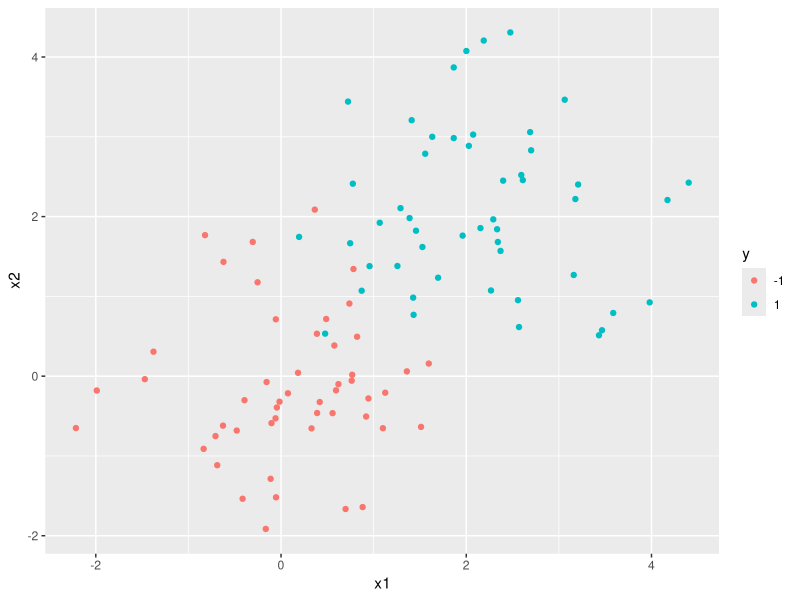
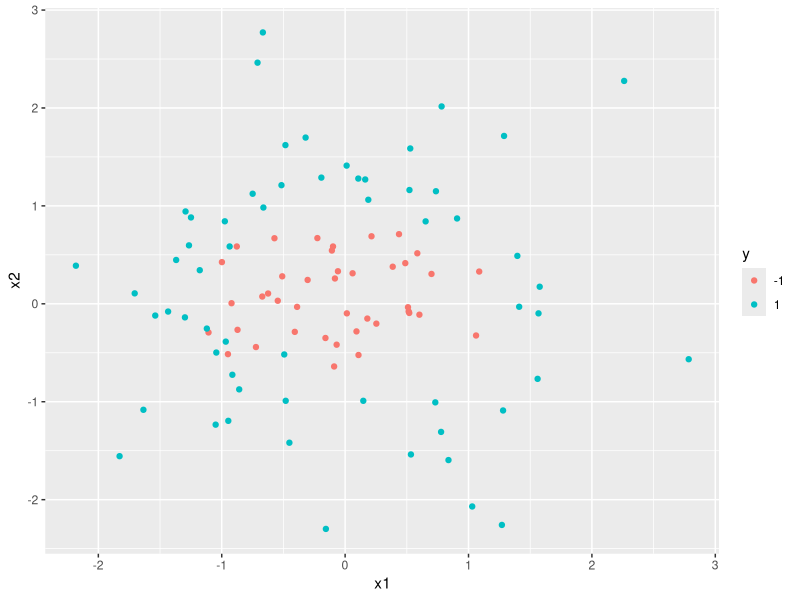
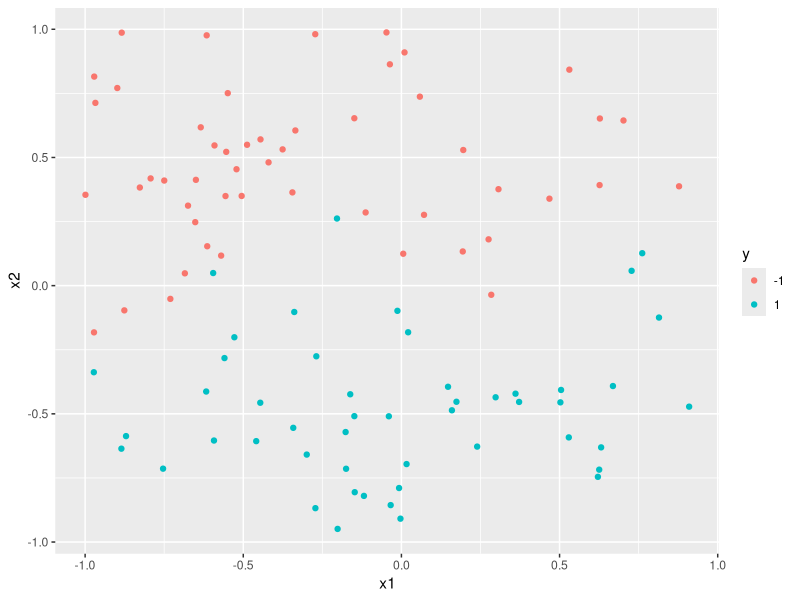
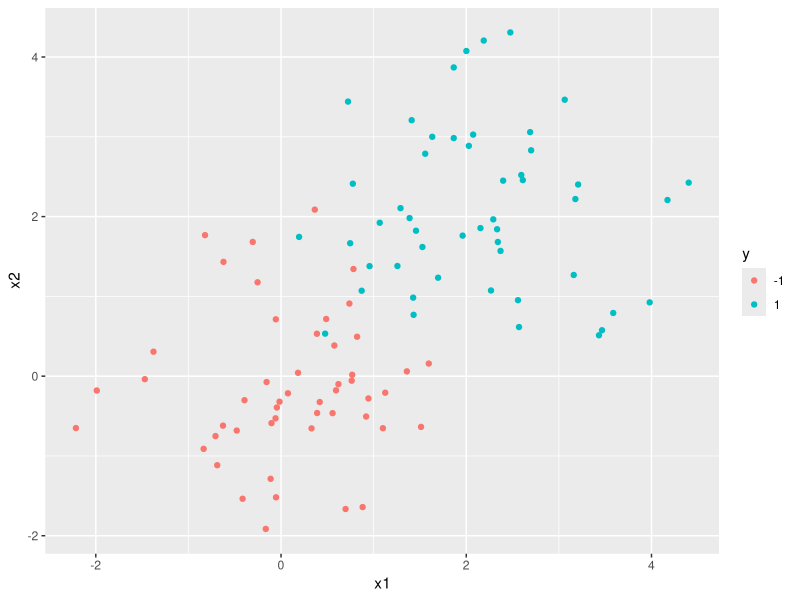
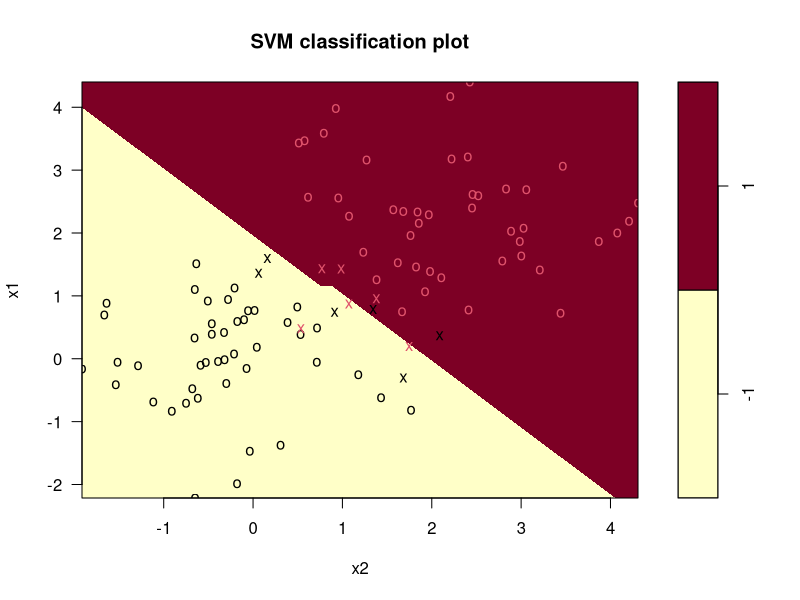
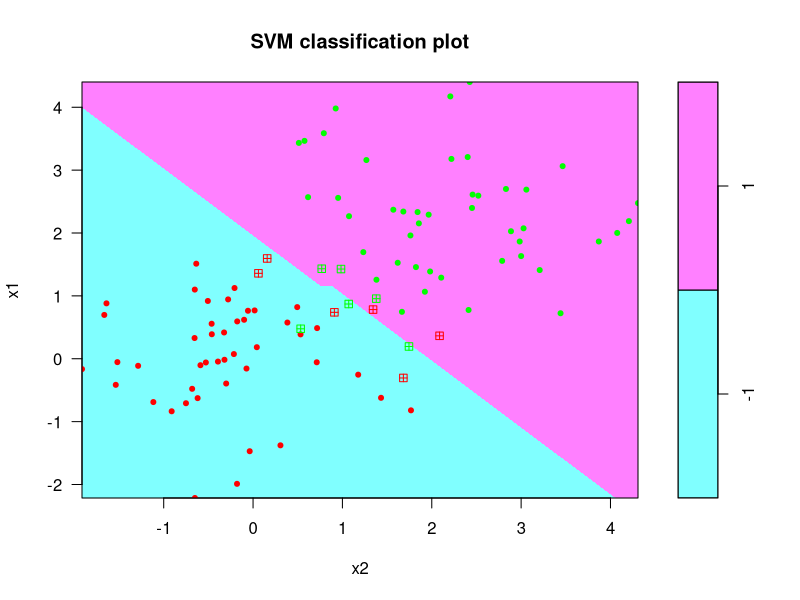
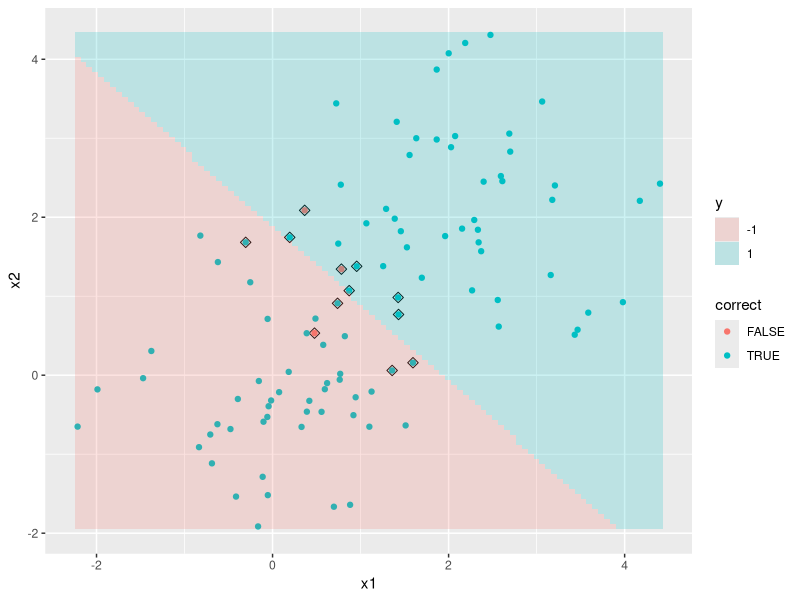
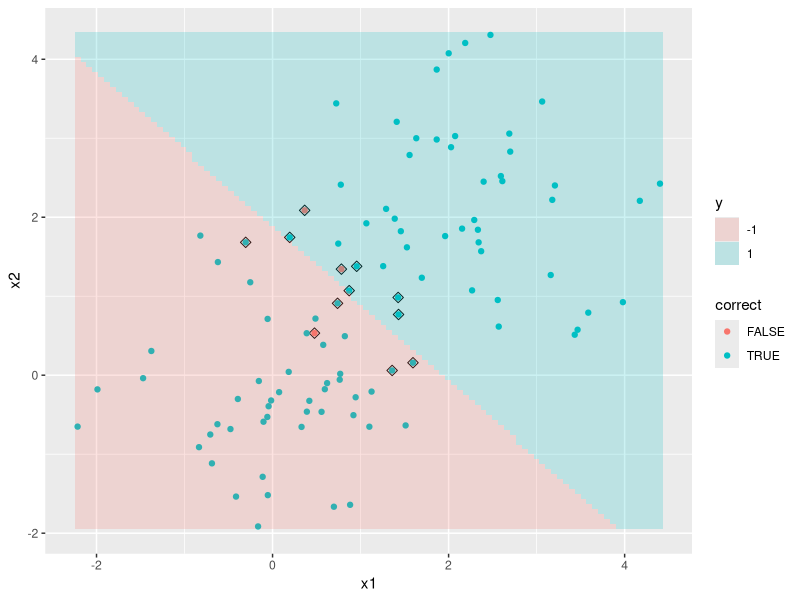

The R script that drew these images, in order:
## ---- chunk 1
library(ggplot2)
library(caret)
library(e1071)
library(kernlab)
library(mlbench)
## ---- chunk 2
## create some sample datasets
## function to generate random data
makeData1 = function(n = 100, split = 2, seed = 1){
 set.seed(seed)
 df = data.frame(x1 = rnorm(n), x2 = rnorm(n))
 df$y = as.factor(rep(c(-1,1),c(n/2,n/2))) # assigns classes
 df$x1[df$y==1] = df$x1[df$y==1] + split
 df$x2[df$y==1] = df$x2[df$y==1] + split
 df
}
makeData2 = function(n = 100, seed = 11){
 set.seed(seed)
 df = data.frame(x1 = rnorm(n), x2 = rnorm(n))
 df$y = as.factor(2*(sqrt(df$x1^2+df$x2^2) > 1) - 1) # assigns classes
 df$x1 = df$x1-rnorm(n,0,0.2)
 df
}
makeData3 = function(n = 100, seed = 11){
 set.seed(seed)
 df = data.frame(x1 = runif(n,-1,1), x2 = runif(n,-1,1))
 #df = data.frame(x1 = rnorm(n), x2 = rnorm(n))
 df$y = as.factor(2*(sin(5*df$x1)+3*sin(df$x2) < 0)-1) # assigns classes
 df
}
## ---- chunk 3
data1 = makeData1(n = 100, split = 2)
ggplot(data = data1, aes(x = x1, y = x2, color = y)) + geom_point()
data2 = makeData2(n = 100)
ggplot(data = data2, aes(x = x1, y = x2, color = y)) + geom_point()
data3 = makeData3(n = 100)
ggplot(data = data3, aes(x = x1, y = x2, color = y)) + geom_point()

## ---- chunk 4
plotSVM = function(svmfit, data, n=100){
 df = data.frame(x1 = data[,1], x2 = data[,2],
 y = data[,3], yp = fitted(svmfit) # predict(svmfit, data)
 )
 df$correct = df$y==df$yp
 is_kernlab = class(svmfit)[1] == "ksvm"
 if(is_kernlab){
 svRows = unlist(alphaindex(svmfit))
 sv = data.frame(x1 = df[svRows,1], x2 = df[svRows,2])
 } else {
 svRows = c(as.integer(rownames(svmfit$SV)))
 sv = data.frame(x1 = df[svRows,1], x2 = df[svRows,2])
 }
 # makes a grid for shading feature space split by hyperplane
 x1 = seq(from=min(df$x1), to=max(df$x1), length = n)
 x2 = seq(from=min(df$x2), to=max(df$x2), length = n)
 xgrid = expand.grid(x1=x1,x2=x2)
 grid = data.frame(x1=xgrid$x1,x2=xgrid$x2, y=predict(svmfit, xgrid))
 # plots the data points, the support vectors, and shades the classification zones
 ggplot(NULL) + geom_point(data = sv, aes(x = x1, y = x2), shape = 23, size = 2.5) +
 geom_point(data = df, aes(x = x1, y = x2, color = correct), size = 1.5) +
 geom_tile(data = grid, aes(x = x1, y = x2, fill = y), alpha = 0.2)
}
## ---- chunk 5
# Create and Plot the dataset to have an initial look:
data1 = makeData1(split = 2)
ggplot(data = data1, aes(x = x1, y = x2, color = y)) + geom_point()
# Train a linear SVM classier, visualise the resulting classification:
svm.model = svm(y ~ ., data = data1, kernel = "linear", cost = 10, scale = F)
plot(svm.model, data1)
# evaluate the model's prediction power
pred = predict(svm.model, data1)
confusionMatrix(pred, data1$y, mode = "everything")

## ---- chunk 6
plot(svm.model,data1, fill = T, svSymbol = 12, dataSymbol = 20,
symbolPalette = rainbow(3), color.palette = cm.colors)
## ---- chunk 7
plotSVM(svm.model,data1)

## ---- chunk 8
data1 = makeData1(n=100, split = 2)
svm.model = svm(y ~ ., data = data1,
 kernel = "linear", cost = 10, scale = F)
plotSVM(svm.model, data1)
pred = predict(svm.model, data1)
confusionMatrix(pred, data1$y, mode = "everything")
## ---- chunk 9
theData = makeData2(n = 100)
ggplot(data = theData, aes(x = x1, y = x2, color = y)) + geom_point()
svm.tune <- tune(svm, y~., data = theData,
 ranges = list(
 cost = c(0.01,0.1, 1, 10, 100, 1000),
 kernel = c("linear", "polynomial", "radial")),
 tunecontrol = tune.control(sampling = "cross", cross = 5)
)

## ---- chunk 10
svm.tune$performances # lists all the settings tried and their performance
plot(svm.tune$best.model, theData)
plotSVM(svm.tune$best.model, theData)
svm.tune$best.parameters
svm.tune$best.performance
## and evaluate
pred = predict(svm.tune$best.model, theData)
confusionMatrix(pred, theData$y)

## ---- chunk 11
svm.tune = tune(svm, y~., data = theData,
 ranges = list(gamma = c(0.1, 0.5, 1, 2, 5),
 cost = c(0.1, 1, 10, 100, 1000),
kernel = c("radial")),
 tunecontrol = tune.control(sampling = "cross", cross = 5)
)

## ---- chunk 12
svm.tune$performances # lists all the settings tried and their performance
plot(svm.tune$best.model, theData)
plotSVM(svm.tune$best.model, theData)
svm.tune$best.parameters
svm.tune$best.performance
## and evaluate
pred = predict(svm.tune$best.model, theData)
confusionMatrix(pred, theData$y)

## ---- chunk 13
svm.tunepoly = tune(svm, y~., data = theData,
 ranges = list(degree = c(2,3), ## for the polynomial power
 gamma = c(0.1, 0.5, 1, 2, 5),
cost = c(0.1, 1, 10, 100, 1000),
kernel = c("polynomial")),
 tunecontrol = tune.control(sampling = "cross", cross = 5)
)

## ---- chunk 14
svm.tunepoly$performances # lists all the settings tried and their performance
plot(svm.tunepoly$best.model, theData)
plotSVM(svm.tunepoly$best.model, theData)
svm.tunepoly$best.parameters
svm.tunepoly$best.performance
## and evaluate
pred = predict(svm.tunepoly$best.model, theData)
confusionMatrix(pred, theData$y)
